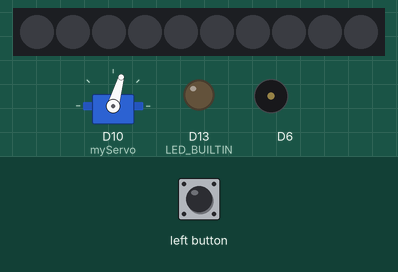
Recording of a sketch running on a simulated Adafruit Circuit Playground Express. On the bench: 10 RGB LEDs in strip order, left to right, servo, output pins drawn as LEDs (lit = HIGH), buzzer (waves = sounding). Inputs (shaded band) come from the test bench.

Above: at 2.2 s.
2.3 s: left button pressed for 1 s
At 2.65 s:
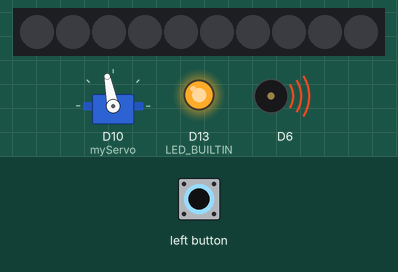
3.9 s: left button pressed for 0.15 s
At 4.15 s:
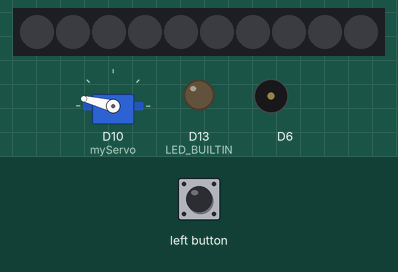
4.6 s: left button pressed for 3.2 s
At 4.75 s:
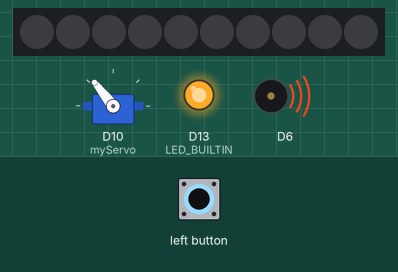
8.4 s: left button pressed for 1 s
At 9.26 s:
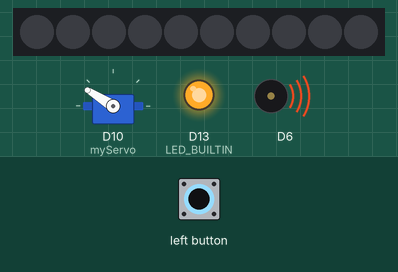
Timing chart, 0 to 57.4 s (numbered marks = the images above; inputs shaded):
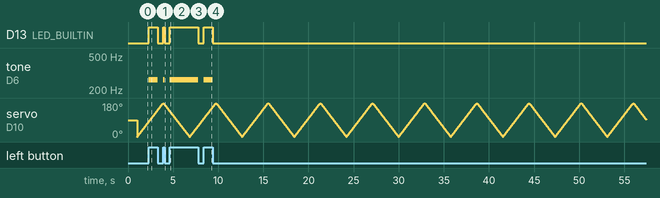

Measured:
- after the input at 2.3 s, D13 (LED_BUILTIN): LOW → HIGH at once, → LOW 1.0 s later; tone on D6: silent → 262 Hz at once, → silent 1.0 s later
- after the input at 3.9 s, D13 (LED_BUILTIN): LOW → HIGH at once, → LOW 0.15 s later; tone on D6: silent → 262 Hz at once, → silent 0.15 s later
- after the input at 4.6 s, D13 (LED_BUILTIN): LOW → HIGH at once, → LOW 3.2 s later; tone on D6: silent → 262 Hz at once, → silent 3.2 s later
- after the input at 8.4 s, D13 (LED_BUILTIN): LOW → HIGH at once, → LOW 1.0 s later; tone on D6: silent → 262 Hz at once, → silent 1.0 s later

The sketch:

simplerServo.ino
```cpp
// Author: Hamberfim

// libraries
#include <Servo.h>
#include <Adafruit_CircuitPlayground.h>
#include <Adafruit_Circuit_Playground.h>

// global
Servo myServo;
byte position = 0;
byte increment = 1;
long timer = 0;

void setup() {
  // put your setup code here, to run once:
  Serial.begin(9600);

  // init device
  CircuitPlayground.begin();
  myServo.attach(10);  // same as A3 but digital
  pinMode(LED_BUILTIN, OUTPUT);
  pinMode(4, INPUT_PULLDOWN);

  delay(1000);  // allow setup initialization
}

void loop() {
  // put your main code here, to run repeatedly:

  // ==== v3 using a time variable
  if (millis() > timer + 15) {  // millis() counts the elapsed time - potetial to run out of mem space in millis() after 48 days
    if (position == 0) {
      increment = 1;
    } else if (position == 180) {
      increment = -1;
    }
    myServo.write(position);
    position += increment;
    timer = millis();
  }

  // ==== v2 appears to be non blocking but is acctuall just super fast ====
  // if (position == 0) {
  //   increment = 1;
  // } else if (position == 180) {
  //   increment = -1;
  // }
  // myServo.write(position);
  // position += increment;
  // delay(15);

  /* ==== v1 loop interups digitalWrite/Read because of 'delay()' ==== */
  // for (byte i = 0; i <= 180; i++) {
  //   myServo.write(i);
  //   delay(15);
  // }

  // for (byte i = 180; i <= 0; i--) {
  //   myServo.write(i);
  //   delay(15);
  // }

  digitalWrite(LED_BUILTIN, digitalRead(4));  // turn the light on when pushing the D4 button (left)
  // blocks
  if (digitalRead(4)) CircuitPlayground.playTone(262, 5, false);  // false is suppose to set it to non-blocking but doesn't work so short duration fakes non-blocking
}
```
